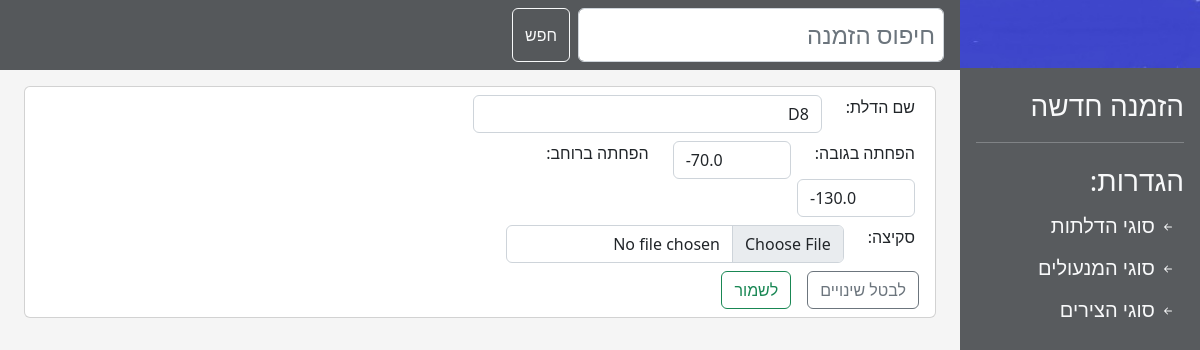
Screenshot of /doors/1/ with the database file from the repository.
### main/models.py (models this page shows, shortened)
class DoorType(models.Model):
    name = models.CharField(max_length=16, help_text="שם הדלת",
                            verbose_name="שם הדלת:", unique=True, null=False, )
    image = models.ImageField(upload_to='images/door_types/', default='',
                              help_text="תמונת הדלת", verbose_name="סקיצה:", blank=True,
                              validators=[validate_image_file_extension])
    height_calculation = models.DecimalField(max_digits=4, decimal_places=1, help_text="הפחתה בגובה",
                                             verbose_name="הפחתה בגובה:", null=False, default=0,
                                             validators=[MaxValueValidator(0)])
    width_calculation = models.DecimalField(max_digits=4, decimal_places=1, help_text="הפחתה ברוחב",
                                            verbose_name="הפחתה ברוחב:", null=False, default=0,
                                            validators=[MaxValueValidator(0)])
    covering_out_height_calculation = models.DecimalField(max_digits=4, decimal_places=1, help_text="הפחתה בגובה",
                                                          verbose_name="הפחתה בגובה:", null=False, default=0,
                                                          validators=[MaxValueValidator(0)])
    covering_out_width_calculation = models.DecimalField(max_digits=4, decimal_places=1, help_text="הפחתה ברוחב",
                                                         verbose_name="הפחתה ברוחב:", null=False, default=0,
                                                         validators=[MaxValueValidator(0)])
    covering_into_height_calculation = models.DecimalField(max_digits=4, decimal_places=1, help_text="הפחתה בגובה",
                                                           verbose_name="הפחתה בגובה:", null=False, default=0,
                                                           validators=[MaxValueValidator(0)])
    covering_into_width_calculation = models.DecimalField(max_digits=4, decimal_places=1, help_text="הפחתה ברוחב",
                                                          verbose_name="הפחתה ברוחב:", null=False, default=0,
                                                          validators=[MaxValueValidator(0)])
    binder_calculation = models.DecimalField(max_digits=4, decimal_places=1, help_text="הפחתה ברוחב",
                                             verbose_name="הפחתה ברוחב:", null=False, default=0,
                                             validators=[MaxValueValidator(0)])

### main/views.py (the view)
# urls.py: re_path(r'^doors/(?P<pk>\d+)/', main.views.DoorUpdate.as_view(), name='door_type_update'),
class DoorUpdate(UpdateView):
    model = DoorType
    form_class = DoorTypeForm
    template_name = 'update_door.html'
    success_url = reverse_lazy('doors')

### main/forms.py
class DoorTypeForm(ModelForm):
    error_css_class = "error"
    class Meta:
        model = DoorType
        fields = ['name', 'image', 'height_calculation', 'width_calculation']
        widgets = {'name': TextInput(attrs={'class': 'form-control', 'size': '30'}),
                   'height_calculation': TextInput(attrs={'size': '5', 'class': 'form-control'}),
                   'width_calculation': TextInput(attrs={'size': '5', 'class': 'form-control'}),
                   'image': CustomClearableFileInput(attrs={'class': 'form-control'}, ),
                   }
        error_messages = {
            'name': {'required': "שדה חובה", 'unique': "דלת עם שם כזה כבר קיימת במערכת"},
            'height_calculation': {'max_value': "מספר חייב להיות שלילי או אפס", 'invalid': "הזן מספר"},
            'width_calculation': {'max_value': "מספר חייב להיות שלילי או אפס", 'invalid': "הזן מספר"},
            'image': {'invalid_image': "קובץ תמונה שגוי"}
        }

### templates/update_door.html (shortened to what this page needs)
{% extends 'base.html' %}
{% block page %}
    <form action="" method="post" enctype="multipart/form-data" class="card mx-2" onload="show_preview()">
        <div class="row">
            <div class="col-7">
                <div class="row m-2">
                    <div class="col-auto">{{ form.name.label }}</div>
                    <div class="col-auto">{{ form.name }}</div>
                </div>
                <div class="row m-2">
                    <div class="col-auto">{{ form.height_calculation.label }}</div>
                    <div class="col-auto" dir="ltr">{{ form.height_calculation }}</div>
                    <div class="col-auto">{{ form.width_calculation.label }}</div>
                    <div class="col-auto" dir="ltr">{{ form.width_calculation }}</div>
                </div>
                <div class="row m-2">
                    <div class="col-auto">{{ form.image.label }}</div>
                    <div class="col-auto">{{ form.image }}</div>
                </div>
                <div class="row m-2">
                    <a href="{% url 'doors' %}" class="btn btn-outline-secondary col-auto mx-2">לבטל שינויים</a>
                    <button type="submit" class="col-auto btn btn-outline-success  mx-2">לשמור</button>
                </div>
            </div>
            <div class="col-4">
            </div>
        </div>
    </form>
{% endblock %}

### static/css/styles.css (style rules this page uses)
body { margin: 0; padding: 0; height: 100vh; display: block; }
.btn { z-index: 10; }

### rows the page displays
DoorType: name "D8", height_calculation "-70.0", width_calculation "-130.0"
